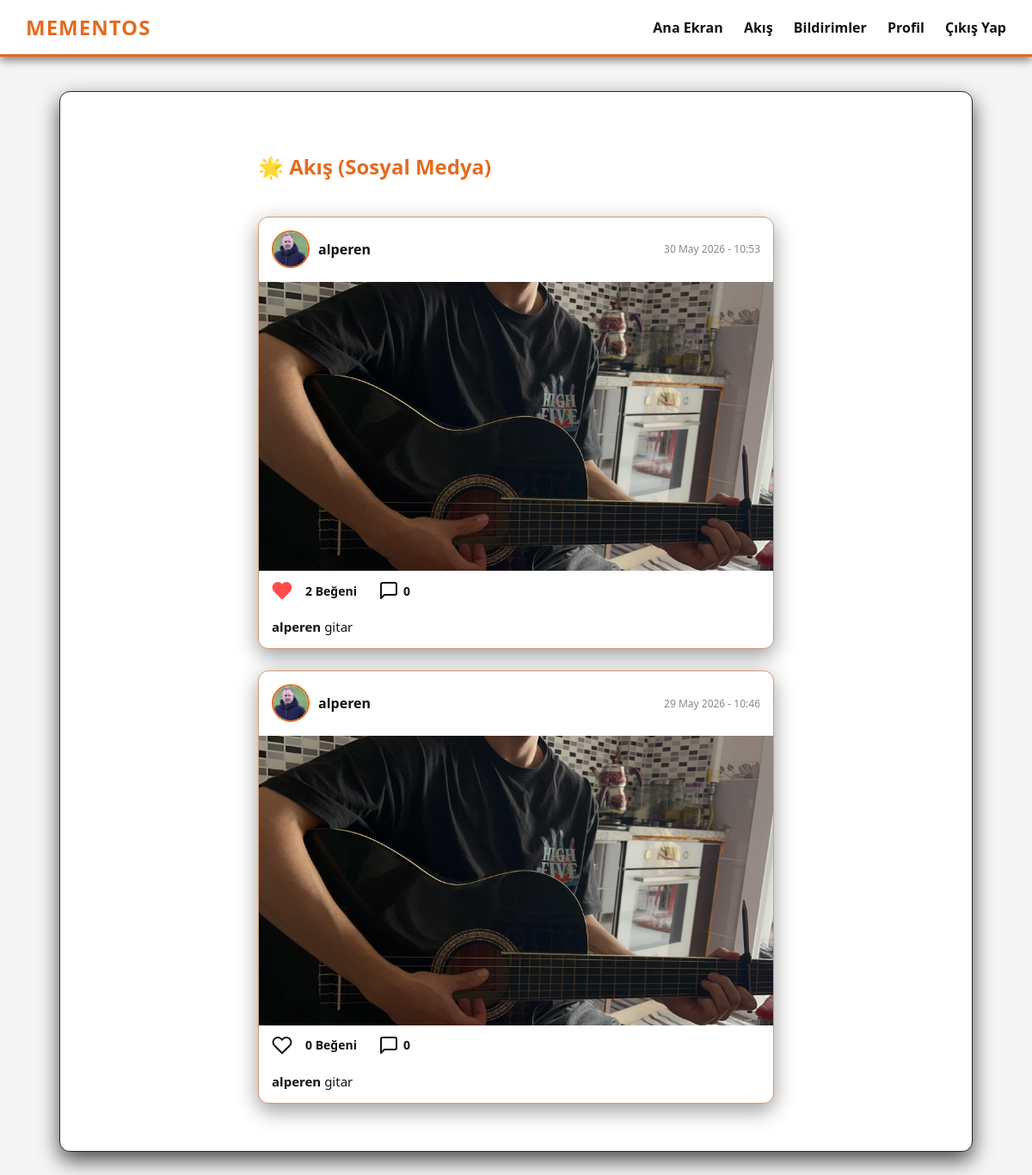
/feed (signed in), run on the app's committed database.
### app/models.py (models this page shows, shortened)
class Post(db.Model):
    id: so.Mapped[int] = so.mapped_column(primary_key=True)
    body: so.Mapped[str] = so.mapped_column(sa.String(140))
    image_file: so.Mapped[Optional[str]] = so.mapped_column(sa.String(1000))
    timestamp: so.Mapped[datetime] = so.mapped_column(index=True, default=lambda: datetime.now(timezone.utc))
    user_id: so.Mapped[int] = so.mapped_column(sa.ForeignKey(User.id), index=True)
    comments_enabled: so.Mapped[bool] = so.mapped_column(sa.Boolean, default=True)
    is_global: so.Mapped[bool] = so.mapped_column(sa.Boolean, default=False, server_default=sa.text('0'))
    author: so.Mapped[User] = so.relationship(back_populates='posts')
    comments: so.Mapped[list['Comment']] = so.relationship(back_populates='post', cascade='all, delete-orphan')
    likes: so.Mapped[list['Like']] = so.relationship(back_populates='post', cascade='all, delete-orphan')

class User(UserMixin, db.Model):
    id: so.Mapped[int] = so.mapped_column(primary_key=True)
    username: so.Mapped[str] = so.mapped_column(sa.String(64), index=True, unique=True)
    email: so.Mapped[str] = so.mapped_column(sa.String(120), index=True, unique=True)
    password_hash: so.Mapped[Optional[str]] = so.mapped_column(sa.String(256))
    about_me: so.Mapped[Optional[str]] = so.mapped_column(sa.String(140))
    last_seen: so.Mapped[Optional[datetime]] = so.mapped_column(default=lambda: datetime.now(timezone.utc))
    profile_pic: so.Mapped[Optional[str]] = so.mapped_column(sa.String(120))
    is_verified: so.Mapped[bool] = so.mapped_column(sa.Boolean, default=False, server_default=sa.text('0'))
    verification_code: so.Mapped[Optional[str]] = so.mapped_column(sa.String(10))
    require_2fa: so.Mapped[bool] = so.mapped_column(sa.Boolean, default=False, server_default=sa.text('0'))
    posts: so.WriteOnlyMapped['Post'] = so.relationship(back_populates='author', cascade='all, delete-orphan')
    comments: so.WriteOnlyMapped['Comment'] = so.relationship(back_populates='author', cascade='all, delete-orphan')
    likes: so.WriteOnlyMapped['Like'] = so.relationship(back_populates='author', cascade='all, delete-orphan')
    notifications: so.WriteOnlyMapped['Notification'] = so.relationship(back_populates='user', cascade='all, delete-orphan')
    followed: so.WriteOnlyMapped['User'] = so.relationship(
        secondary=followers,
        primaryjoin=(followers.c.follower_id == id),
        secondaryjoin=(followers.c.followed_id == id),
        back_populates='followers'
    )
    followers: so.WriteOnlyMapped['User'] = so.relationship(
        secondary=followers,
        primaryjoin=(followers.c.followed_id == id),
        secondaryjoin=(followers.c.follower_id == id),
        back_populates='followed'
    )
    def avatar(self, size):
        if self.profile_pic:
            return f'/static/profile_pics/{self.profile_pic}'
        return f'https://ui-avatars.com/api/?name={self.username}&background=E56B1F&color=fff&size={size}'
    def has_liked_post(self, post):
        query = self.likes.select().where(Like.post_id == post.id)
        return db.session.scalar(query) is not None
    def followed_posts(self):
        return db.select(Post).join(
            followers, (followers.c.followed_id == Post.user_id)).filter(
                followers.c.follower_id == self.id).order_by(
                    Post.timestamp.desc())

### app/main/routes.py (the view)
@bp.route('/feed')
@login_required
def feed():
    page = request.args.get('page', 1, type=int)
    query = current_user.followed_posts()
    posts_pagination = db.paginate(query, page=page, per_page=10, error_out=False)
    comment_form = CommentForm()
    empty_form = EmptyForm()
    return render_template('feed.html', title='Akış', posts=posts_pagination.items, comment_form=comment_form, posts_pagination=posts_pagination, empty_form=empty_form)

### app/main/routes.py (called while the page is built)
@bp.before_request
def before_request():
    if current_user.is_authenticated:
        current_user.last_seen = datetime.now(timezone.utc)
        db.session.commit()

@bp.context_processor
def inject_notifications():
    if current_user.is_authenticated:
        unread_count = db.session.scalar(sa.select(sa.func.count(Notification.id)).where(Notification.user_id == current_user.id, Notification.is_read == False))
        return dict(unread_notifications_count=unread_count or 0)
    return dict(unread_notifications_count=0)

@bp.app_template_filter('local_time')
def local_time_filter(dt, format='%d-%m-%Y %H:%M:%S'):
    if dt is None:
        return ""
    if dt.tzinfo is None:
        dt = dt.replace(tzinfo=timezone.utc)
    local_dt = dt + timedelta(hours=3)
    return local_dt.strftime(format)

### app/models.py (called while the page is built)
@login.user_loader
def load_user(id):
    return db.session.get(User, int(id))

### app/templates/feed.html (shortened to what this page needs)
{% extends "base.html" %}
{% block content %}
<div style="max-width: 600px; margin: 0 auto; padding-top: 20px;">
    <h2
        style="color: var(--accent-orange); border-bottom: 2px solid rgba(255, 255, 255, 0.1); padding-bottom: 10px; margin-bottom: 30px;">
        🌟 Akış (Sosyal Medya)
    </h2>
    {% for post in posts %}
        <div class="post-card" style="margin-bottom: 25px;">
            <div class="post-header">
                <div class="post-author">
                    <img src="{{ post.author.avatar(40) }}" class="profile-avatar profile-avatar-small" alt="Avatar">
                    <a href="{{ url_for('main.user', username=post.author.username) }}" style="color: var(--text-main); text-decoration: none; font-weight: bold;">
                        <span>{{ post.author.username }}</span>
                    </a>
                </div>
                <div style="display: flex; align-items: center; gap: 10px;">
                    <span style="font-size: 12px; color: #888;">{{ post.timestamp|local_time('%d %B %Y - %H:%M') }}</span>
                </div>
            </div>
            {% if post.image_file %}
                {% for img in post.image_file.split(',') %}
                    <img src="{{ url_for('static', filename='memory_pics/' + img) }}" class="post-image" alt="Post Image">
                {% endfor %}
            {% endif %}
            <div class="post-actions">
                <form action="{{ url_for('main.like', post_id=post.id) }}" method="post" style="margin:0;">
                    <button type="submit" class="action-btn {% if current_user.is_authenticated and current_user.has_liked_post(post) %}liked{% endif %}">
                        <svg viewBox="0 0 24 24" fill="none" stroke="currentColor" stroke-width="2" stroke-linecap="round" stroke-linejoin="round">
                            <path d="M20.84 4.61a5.5 5.5 0 0 0-7.78 0L12 5.67l-1.06-1.06a5.5 5.5 0 0 0-7.78 7.78l1.06 1.06L12 21.23l7.78-7.78 1.06-1.06a5.5 5.5 0 0 0 0-7.78z"></path>
                        </svg>
                    </button>
                </form>
                <span style="font-size: 14px; font-weight: bold;">{{ post.likes|length }} Beğeni</span>
                <div class="action-btn" onclick="toggleComments({{ post.id }})" style="cursor: pointer; margin-left: 10px;">
                    <svg viewBox="0 0 24 24" fill="none" stroke="currentColor" stroke-width="2" stroke-linecap="round" stroke-linejoin="round">
                        <path d="M21 15a2 2 0 0 1-2 2H7l-4 4V5a2 2 0 0 1 2-2h14a2 2 0 0 1 2 2z"></path>
                    </svg>
                    <span style="font-size: 14px; font-weight: bold;">{{ post.comments|length }}</span>
                </div>
            </div>
            <p class="post-body-text"><strong>{{ post.author.username }}</strong> {{ post.body }}</p>
        </div>
    {% endfor %}
</div>
{% endblock %}

### app/templates/base.html (shortened to what this page needs)
<!DOCTYPE html>
<html lang="tr">
<head>
    <link rel="stylesheet" href="{{ url_for('static', filename='css/style.css') }}">
</head>
<body>
    <nav class="navbar">
        <a class="navbar-brand" href="#" onclick="openTour(); return false;" title="Tanıtım Turunu Aç">MementOS</a>
        <div class="navbar-links">
            <a href="{{ url_for('main.index') }}">Ana Ekran</a>
            {% if current_user.is_anonymous %}
                <a href="{{ url_for('auth.login') }}">Giriş Yap</a>
                <a href="{{ url_for('auth.register') }}">Kayıt Ol</a>
            {% else %}
                <a href="{{ url_for('main.feed') }}">Akış</a>
                <a href="{{ url_for('main.notifications') }}" style="position: relative;">
                    Bildirimler
                </a>
                <a href="{{ url_for('main.user', username=current_user.username) }}">Profil</a>
                <a href="{{ url_for('auth.logout') }}">Çıkış Yap</a>
            {% endif %}
        </div>
    </nav>
    <div class="container">
        {% block content %}{% endblock %}
    </div>
</body>
</html>

### app/static/css/style.css (style rules this page uses)
:root { --bg-dark: #F5F5F5; --box-bg: #FFFFFF; --text-main: #14110F; --accent-orange: #E56B1F; --accent-brown: #D49A73; --input-bg: #EEEEEE; --window-header: #E0E0E0; --window-header-text: #333; --masonry-bg: rgba(255, 255, 255, 0.85); --window-bg: rgba(255, 255, 255, 0.85); }
body { background-color: var(--bg-dark); color: var(--text-main); font-family: 'Segoe UI', Tahoma, Geneva, Verdana, sans-serif; margin: 0; padding: 0; }
.navbar { background-color: var(--box-bg); padding: 15px 30px; display: flex; justify-content: space-between; align-items: center; border-bottom: 3px solid var(--accent-orange); box-shadow: 0 4px 10px rgba(0,0,0,0.5); }
.navbar-brand { font-size: 1.5em; font-weight: 900; color: var(--accent-orange); text-decoration: none; letter-spacing: 1px; text-transform: uppercase; }
.navbar-links a { color: var(--text-main); text-decoration: none; margin-left: 20px; font-weight: bold; transition: color 0.3s ease; }
.container { max-width: 1000px; margin: 40px auto; padding: 30px; background-color: var(--box-bg); border-radius: 12px; box-shadow: 0 10px 25px rgba(0,0,0,0.7); border: 1px solid #312822; }
a { color: var(--accent-orange); text-decoration: none; }
.profile-avatar { object-fit: cover; border-radius: 50%; border: 2px solid var(--accent-orange); background-color: var(--box-bg); }
.profile-avatar-small { width: 40px; height: 40px; }
.post-card { background: var(--box-bg); border: 1px solid var(--accent-brown); border-radius: 12px; margin-bottom: 25px; box-shadow: 0 8px 24px rgba(0,0,0,0.4); overflow: hidden; }
.post-header { display: flex; justify-content: space-between; align-items: center; padding: 15px; }
.post-author { font-weight: bold; color: var(--text-main); display: flex; align-items: center; gap: 10px; }
.post-author img { width: 40px; height: 40px; border-radius: 50%; object-fit: cover; border: 2px solid var(--accent-orange); }
.post-image { width: 100%; max-height: 500px; object-fit: cover; display: block; border-top: 1px solid rgba(255,255,255,0.05); border-bottom: 1px solid rgba(255,255,255,0.05); }
.post-body-text { padding: 0 15px; margin-top: 10px; font-size: 15px; }
.post-actions { display: flex; gap: 15px; padding: 10px 15px; align-items: center; }
.action-btn { background: none; border: none; cursor: pointer; display: flex; align-items: center; gap: 5px; font-size: 16px; color: var(--text-main); transition: transform 0.2s; padding: 0; }
.action-btn svg { width: 24px; height: 24px; }
.action-btn.liked svg { fill: #ff4c4c; stroke: #ff4c4c; animation: heartBurst 0.3s cubic-bezier(0.175, 0.885, 0.32, 1.275); }

### data on the page
Post: author.avatar (picture), author.username "alperen", timestamp|local_time "30 May 2026 - 10:53", image_file (picture), likes|length "2", comments|length "0", body "gitar"
Post: author.avatar (picture), author.username "alperen", timestamp|local_time "29 May 2026 - 10:46", image_file (picture), likes|length "0", comments|length "0", body "gitar"
